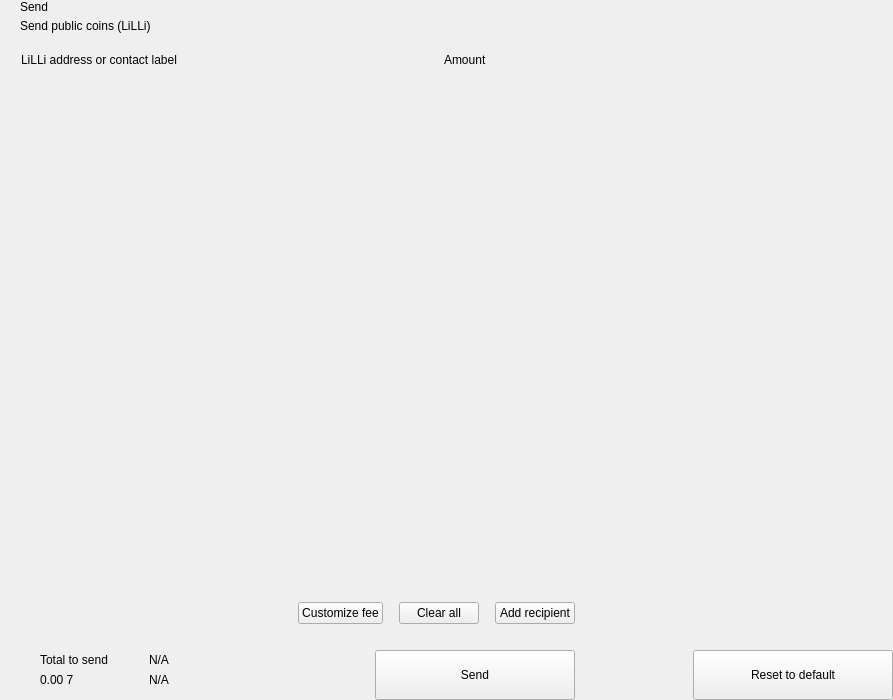
<?xml version="1.0" encoding="UTF-8"?>
<ui version="4.0">
 <class>send</class>
 <widget class="QWidget" name="send">
  <property name="geometry">
   <rect>
    <x>0</x>
    <y>0</y>
    <width>893</width>
    <height>700</height>
   </rect>
  </property>
  <property name="windowTitle">
   <string>Form</string>
  </property>
  <layout class="QHBoxLayout" name="horizontalLayout_2" stretch="2,1">
   <property name="spacing">
    <number>0</number>
   </property>
   <property name="leftMargin">
    <number>0</number>
   </property>
   <property name="topMargin">
    <number>0</number>
   </property>
   <property name="rightMargin">
    <number>0</number>
   </property>
   <property name="bottomMargin">
    <number>0</number>
   </property>
   <item>
    <widget class="QWidget" name="left" native="true">
     <layout class="QVBoxLayout" name="verticalLayout_3">
      <property name="spacing">
       <number>0</number>
      </property>
      <property name="leftMargin">
       <number>0</number>
      </property>
      <property name="topMargin">
       <number>0</number>
      </property>
      <property name="rightMargin">
       <number>0</number>
      </property>
      <property name="bottomMargin">
       <number>0</number>
      </property>
      <item>
       <layout class="QVBoxLayout" name="verticalLayout_22" stretch="0,0,0,1,0,0,0,0">
        <property name="spacing">
         <number>0</number>
        </property>
        <item>
         <layout class="QHBoxLayout" name="horizontalLayout_3">
          <property name="spacing">
           <number>0</number>
          </property>
          <property name="leftMargin">
           <number>20</number>
          </property>
          <property name="rightMargin">
           <number>20</number>
          </property>
          <item>
           <layout class="QVBoxLayout" name="verticalLayout">
            <property name="spacing">
             <number>5</number>
            </property>
            <item>
             <widget class="QLabel" name="labelTitle">
              <property name="text">
               <string>Send</string>
              </property>
              <property name="alignment">
               <set>Qt::AlignLeading|Qt::AlignLeft|Qt::AlignVCenter</set>
              </property>
             </widget>
            </item>
            <item>
             <widget class="QLabel" name="labelSubtitle1">
              <property name="text">
               <string>Send public coins (LiLLi)</string>
              </property>
             </widget>
            </item>
           </layout>
          </item>
          <item>
           <spacer name="horizontalSpacer">
            <property name="orientation">
             <enum>Qt::Horizontal</enum>
            </property>
            <property name="sizeHint" stdset="0">
             <size>
              <width>40</width>
              <height>20</height>
             </size>
            </property>
           </spacer>
          </item>
         </layout>
        </item>
        <item>
         <spacer name="verticalSpacer_2">
          <property name="orientation">
           <enum>Qt::Vertical</enum>
          </property>
          <property name="sizeType">
           <enum>QSizePolicy::Fixed</enum>
          </property>
          <property name="sizeHint" stdset="0">
           <size>
            <width>20</width>
            <height>20</height>
           </size>
          </property>
         </spacer>
        </item>
        <item>
         <layout class="QHBoxLayout" name="horizontalLayout" stretch="6,0,2">
          <property name="spacing">
           <number>0</number>
          </property>
          <property name="leftMargin">
           <number>10</number>
          </property>
          <property name="topMargin">
           <number>0</number>
          </property>
          <property name="rightMargin">
           <number>20</number>
          </property>
          <property name="bottomMargin">
           <number>0</number>
          </property>
          <item>
           <widget class="QLabel" name="labelSubtitleAddress">
            <property name="styleSheet">
             <string notr="true">margin-left:8px;</string>
            </property>
            <property name="text">
             <string>LiLLi address or contact label</string>
            </property>
           </widget>
          </item>
          <item>
           <spacer name="horizontalSpacer_3">
            <property name="orientation">
             <enum>Qt::Horizontal</enum>
            </property>
            <property name="sizeType">
             <enum>QSizePolicy::Fixed</enum>
            </property>
            <property name="sizeHint" stdset="0">
             <size>
              <width>40</width>
              <height>1</height>
             </size>
            </property>
           </spacer>
          </item>
          <item>
           <widget class="QLabel" name="labelSubtitleAmount">
            <property name="text">
             <string>Amount</string>
            </property>
           </widget>
          </item>
         </layout>
        </item>
        <item>
         <widget class="QScrollArea" name="scrollArea">
          <property name="minimumSize">
           <size>
            <width>0</width>
            <height>350</height>
           </size>
          </property>
          <property name="styleSheet">
           <string notr="true">#scrollArea {
            background:transparent;
            margin-top:10px;
}</string>
          </property>
          <property name="horizontalScrollBarPolicy">
           <enum>Qt::ScrollBarAlwaysOff</enum>
          </property>
          <property name="sizeAdjustPolicy">
           <enum>QAbstractScrollArea::AdjustIgnored</enum>
          </property>
          <property name="widgetResizable">
           <bool>true</bool>
          </property>
          <property name="alignment">
           <set>Qt::AlignLeading|Qt::AlignLeft|Qt::AlignTop</set>
          </property>
          <widget class="QWidget" name="scrollAreaWidgetContents">
           <property name="geometry">
            <rect>
             <x>0</x>
             <y>0</y>
             <width>591</width>
             <height>16</height>
            </rect>
           </property>
           <property name="sizePolicy">
            <sizepolicy hsizetype="Preferred" vsizetype="Maximum">
             <horstretch>0</horstretch>
             <verstretch>0</verstretch>
            </sizepolicy>
           </property>
           <property name="autoFillBackground">
            <bool>false</bool>
           </property>
           <property name="styleSheet">
            <string notr="true">#scrollAreaWidgetContents {
             background:transparent;
             }</string>
           </property>
           <layout class="QVBoxLayout" name="verticalLayout_7">
            <property name="spacing">
             <number>0</number>
            </property>
            <property name="sizeConstraint">
             <enum>QLayout::SetDefaultConstraint</enum>
            </property>
            <property name="leftMargin">
             <number>0</number>
            </property>
            <property name="topMargin">
             <number>0</number>
            </property>
            <property name="rightMargin">
             <number>0</number>
            </property>
            <property name="bottomMargin">
             <number>0</number>
            </property>
           </layout>
          </widget>
         </widget>
        </item>
        <item>
         <spacer name="verticalSpacer_4">
          <property name="orientation">
           <enum>Qt::Vertical</enum>
          </property>
          <property name="sizeType">
           <enum>QSizePolicy::Fixed</enum>
          </property>
          <property name="sizeHint" stdset="0">
           <size>
            <width>20</width>
            <height>20</height>
           </size>
          </property>
         </spacer>
        </item>
        <item>
         <layout class="QHBoxLayout" name="horizontalLayout_20">
          <property name="spacing">
           <number>6</number>
          </property>
          <property name="leftMargin">
           <number>20</number>
          </property>
          <property name="rightMargin">
           <number>20</number>
          </property>
          <item>
           <spacer name="horizontalSpacer_4">
            <property name="orientation">
             <enum>Qt::Horizontal</enum>
            </property>
            <property name="sizeHint" stdset="0">
             <size>
              <width>10</width>
              <height>20</height>
             </size>
            </property>
           </spacer>
          </item>
          <item>
           <widget class="QPushButton" name="pushButtonFee">
            <property name="focusPolicy">
             <enum>Qt::NoFocus</enum>
            </property>
            <property name="text">
             <string>Customize fee</string>
            </property>
           </widget>
          </item>
          <item>
           <spacer name="horizontalSpacer_11">
            <property name="orientation">
             <enum>Qt::Horizontal</enum>
            </property>
            <property name="sizeType">
             <enum>QSizePolicy::Minimum</enum>
            </property>
            <property name="sizeHint" stdset="0">
             <size>
              <width>10</width>
              <height>20</height>
             </size>
            </property>
           </spacer>
          </item>
          <item>
           <widget class="QPushButton" name="pushButtonClear">
            <property name="focusPolicy">
             <enum>Qt::NoFocus</enum>
            </property>
            <property name="layoutDirection">
             <enum>Qt::RightToLeft</enum>
            </property>
            <property name="text">
             <string>Clear all</string>
            </property>
           </widget>
          </item>
          <item>
           <spacer name="horizontalSpacer_6">
            <property name="orientation">
             <enum>Qt::Horizontal</enum>
            </property>
            <property name="sizeType">
             <enum>QSizePolicy::Fixed</enum>
            </property>
            <property name="sizeHint" stdset="0">
             <size>
              <width>10</width>
              <height>20</height>
             </size>
            </property>
           </spacer>
          </item>
          <item>
           <widget class="QPushButton" name="pushButtonAddRecipient">
            <property name="focusPolicy">
             <enum>Qt::NoFocus</enum>
            </property>
            <property name="text">
             <string>Add recipient</string>
            </property>
           </widget>
          </item>
         </layout>
        </item>
        <item>
         <spacer name="verticalSpacer">
          <property name="orientation">
           <enum>Qt::Vertical</enum>
          </property>
          <property name="sizeType">
           <enum>QSizePolicy::Fixed</enum>
          </property>
          <property name="sizeHint" stdset="0">
           <size>
            <width>20</width>
            <height>16</height>
           </size>
          </property>
         </spacer>
        </item>
        <item>
         <layout class="QHBoxLayout" name="horizontalLayout_7">
          <property name="rightMargin">
           <number>20</number>
          </property>
          <item>
           <layout class="QHBoxLayout" name="horizontalLayout_10">
            <property name="spacing">
             <number>0</number>
            </property>
            <property name="leftMargin">
             <number>8</number>
            </property>
            <item>
             <widget class="QStackedWidget" name="stackedWidget">
              <property name="minimumSize">
               <size>
                <width>0</width>
                <height>60</height>
               </size>
              </property>
              <property name="maximumSize">
               <size>
                <width>16777215</width>
                <height>60</height>
               </size>
              </property>
              <widget class="QWidget" name="page1">
               <layout class="QVBoxLayout" name="verticalLayout_71" stretch="0">
                <property name="spacing">
                 <number>6</number>
                </property>
                <property name="leftMargin">
                 <number>12</number>
                </property>
                <property name="topMargin">
                 <number>0</number>
                </property>
                <property name="rightMargin">
                 <number>0</number>
                </property>
                <property name="bottomMargin">
                 <number>0</number>
                </property>
                <item>
                 <widget class="QWidget" name="coinWidget" native="true">
                  <property name="minimumSize">
                   <size>
                    <width>0</width>
                    <height>60</height>
                   </size>
                  </property>
                  <property name="maximumSize">
                   <size>
                    <width>16777215</width>
                    <height>60</height>
                   </size>
                  </property>
                  <layout class="QHBoxLayout" name="horizontalLayout_9">
                   <property name="spacing">
                    <number>0</number>
                   </property>
                   <property name="leftMargin">
                    <number>20</number>
                   </property>
                   <property name="topMargin">
                    <number>10</number>
                   </property>
                   <property name="rightMargin">
                    <number>20</number>
                   </property>
                   <property name="bottomMargin">
                    <number>10</number>
                   </property>
                   <item>
                    <layout class="QVBoxLayout" name="verticalSend">
                     <property name="spacing">
                      <number>0</number>
                     </property>
                     <item>
                      <widget class="QLabel" name="labelTitleTotalSend">
                       <property name="text">
                        <string>Total to send</string>
                       </property>
                      </widget>
                     </item>
                     <item>
                      <widget class="QLabel" name="labelAmountSend">
                       <property name="text">
                        <string notr="true">0.00 7</string>
                       </property>
                      </widget>
                     </item>
                    </layout>
                   </item>
                   <item>
                    <spacer name="horizontalSpacer_9">
                     <property name="orientation">
                      <enum>Qt::Horizontal</enum>
                     </property>
                     <property name="sizeType">
                      <enum>QSizePolicy::Fixed</enum>
                     </property>
                     <property name="sizeHint" stdset="0">
                      <size>
                       <width>20</width>
                       <height>20</height>
                      </size>
                     </property>
                    </spacer>
                   </item>
                   <item>
                    <widget class="QLabel" name="labelLine">
                     <property name="minimumSize">
                      <size>
                       <width>1</width>
                       <height>0</height>
                      </size>
                     </property>
                     <property name="maximumSize">
                      <size>
                       <width>1</width>
                       <height>16777215</height>
                      </size>
                     </property>
                     <property name="text">
                      <string/>
                     </property>
                    </widget>
                   </item>
                   <item>
                    <spacer name="horizontalSpacer_10">
                     <property name="orientation">
                      <enum>Qt::Horizontal</enum>
                     </property>
                     <property name="sizeType">
                      <enum>QSizePolicy::Fixed</enum>
                     </property>
                     <property name="sizeHint" stdset="0">
                      <size>
                       <width>20</width>
                       <height>20</height>
                      </size>
                     </property>
                    </spacer>
                   </item>
                   <item>
                    <layout class="QVBoxLayout" name="verticalRemaining">
                     <property name="spacing">
                      <number>0</number>
                     </property>
                     <item>
                      <widget class="QLabel" name="labelTitleTotalRemaining">
                       <property name="text">
                        <string notr="true">N/A</string>
                       </property>
                      </widget>
                     </item>
                     <item>
                      <widget class="QLabel" name="labelAmountRemaining">
                       <property name="text">
                        <string notr="true">N/A</string>
                       </property>
                      </widget>
                     </item>
                    </layout>
                   </item>
                  </layout>
                 </widget>
                </item>
               </layout>
              </widget>
              <widget class="QWidget" name="page_2"/>
             </widget>
            </item>
           </layout>
          </item>
          <item>
           <spacer name="horizontalSpacer_5">
            <property name="orientation">
             <enum>Qt::Horizontal</enum>
            </property>
            <property name="sizeType">
             <enum>QSizePolicy::Expanding</enum>
            </property>
            <property name="sizeHint" stdset="0">
             <size>
              <width>40</width>
              <height>20</height>
             </size>
            </property>
           </spacer>
          </item>
          <item alignment="Qt::AlignBottom">
           <widget class="QPushButton" name="pushButtonSave">
            <property name="minimumSize">
             <size>
              <width>200</width>
              <height>50</height>
             </size>
            </property>
            <property name="maximumSize">
             <size>
              <width>200</width>
              <height>50</height>
             </size>
            </property>
            <property name="focusPolicy">
             <enum>Qt::NoFocus</enum>
            </property>
            <property name="text">
             <string>Send</string>
            </property>
           </widget>
          </item>
         </layout>
        </item>
       </layout>
      </item>
     </layout>
    </widget>
   </item>
   <item>
    <widget class="QWidget" name="right" native="true">
     <layout class="QVBoxLayout" name="verticalLayout_5">
      <property name="leftMargin">
       <number>0</number>
      </property>
      <property name="topMargin">
       <number>0</number>
      </property>
      <property name="rightMargin">
       <number>0</number>
      </property>
      <property name="bottomMargin">
       <number>0</number>
      </property>
      <item>
       <layout class="QVBoxLayout" name="verticalLayout_4">
        <property name="spacing">
         <number>6</number>
        </property>
        <item>
         <widget class="OptionButton" name="btnCoinControl" native="true">
          <property name="minimumSize">
           <size>
            <width>0</width>
            <height>50</height>
           </size>
          </property>
         </widget>
        </item>
        <item>
         <widget class="OptionButton" name="btnChangeAddress" native="true">
          <property name="minimumSize">
           <size>
            <width>0</width>
            <height>50</height>
           </size>
          </property>
         </widget>
        </item>
        <item>
         <widget class="OptionButton" name="btnUri" native="true">
          <property name="minimumSize">
           <size>
            <width>0</width>
            <height>50</height>
           </size>
          </property>
         </widget>
        </item>
        <item>
         <spacer name="verticalSpacer_5">
          <property name="orientation">
           <enum>Qt::Vertical</enum>
          </property>
          <property name="sizeHint" stdset="0">
           <size>
            <width>20</width>
            <height>40</height>
           </size>
          </property>
         </spacer>
        </item>
        <item>
         <layout class="QHBoxLayout" name="horizontalLayout_8">
          <item>
           <spacer name="horizontalSpacer_7">
            <property name="orientation">
             <enum>Qt::Horizontal</enum>
            </property>
            <property name="sizeHint" stdset="0">
             <size>
              <width>40</width>
              <height>20</height>
             </size>
            </property>
           </spacer>
          </item>
          <item>
           <widget class="QPushButton" name="pushButtonReset">
            <property name="minimumSize">
             <size>
              <width>200</width>
              <height>50</height>
             </size>
            </property>
            <property name="maximumSize">
             <size>
              <width>200</width>
              <height>50</height>
             </size>
            </property>
            <property name="focusPolicy">
             <enum>Qt::NoFocus</enum>
            </property>
            <property name="text">
             <string>Reset to default</string>
            </property>
           </widget>
          </item>
         </layout>
        </item>
       </layout>
      </item>
     </layout>
    </widget>
   </item>
  </layout>
 </widget>
 <customwidgets>
  <customwidget>
   <class>OptionButton</class>
   <extends>QWidget</extends>
   <header>qt/pivx/optionbutton.h</header>
   <container>1</container>
  </customwidget>
 </customwidgets>
 <resources/>
 <connections/>
</ui>
